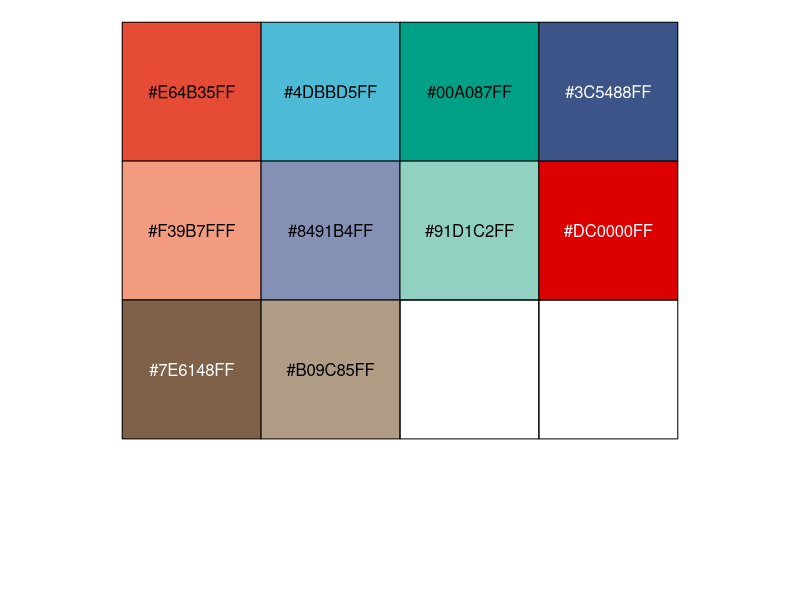
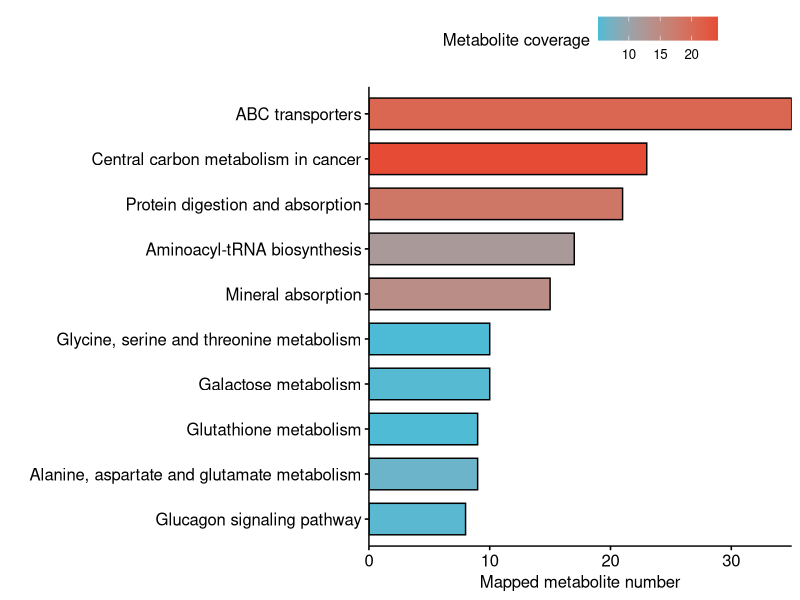
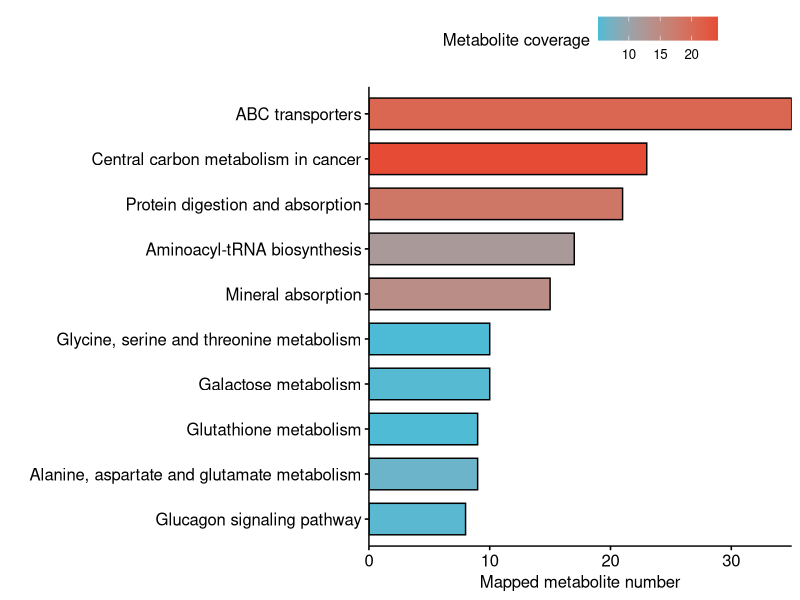

Write R code to recreate these figures, in order.
Pathway <- read.csv("pathway cover.csv")
library(ggpubr)
library(dplyr)
library(ggsci)
library(scales)
color3 = pal_npg()(10)
show_col(color3)
ggbarplot(Pathway[1:10,] %>%
           arrange(., mapped) ,
          x = "Pathway",
          y = "mapped",
          fill = "LogP") +
  scale_y_continuous(expand = c(0,0)) +
  coord_flip() +
  labs(x = "",
       y = "Mapped metabolite number",
       fill = "Metabolite coverage") +
  scale_fill_gradient(low = "#4DBBD5FF", high = "#E64B35FF") 

ggsave("pathway_mapped.pdf", width = 5, height = 5)

